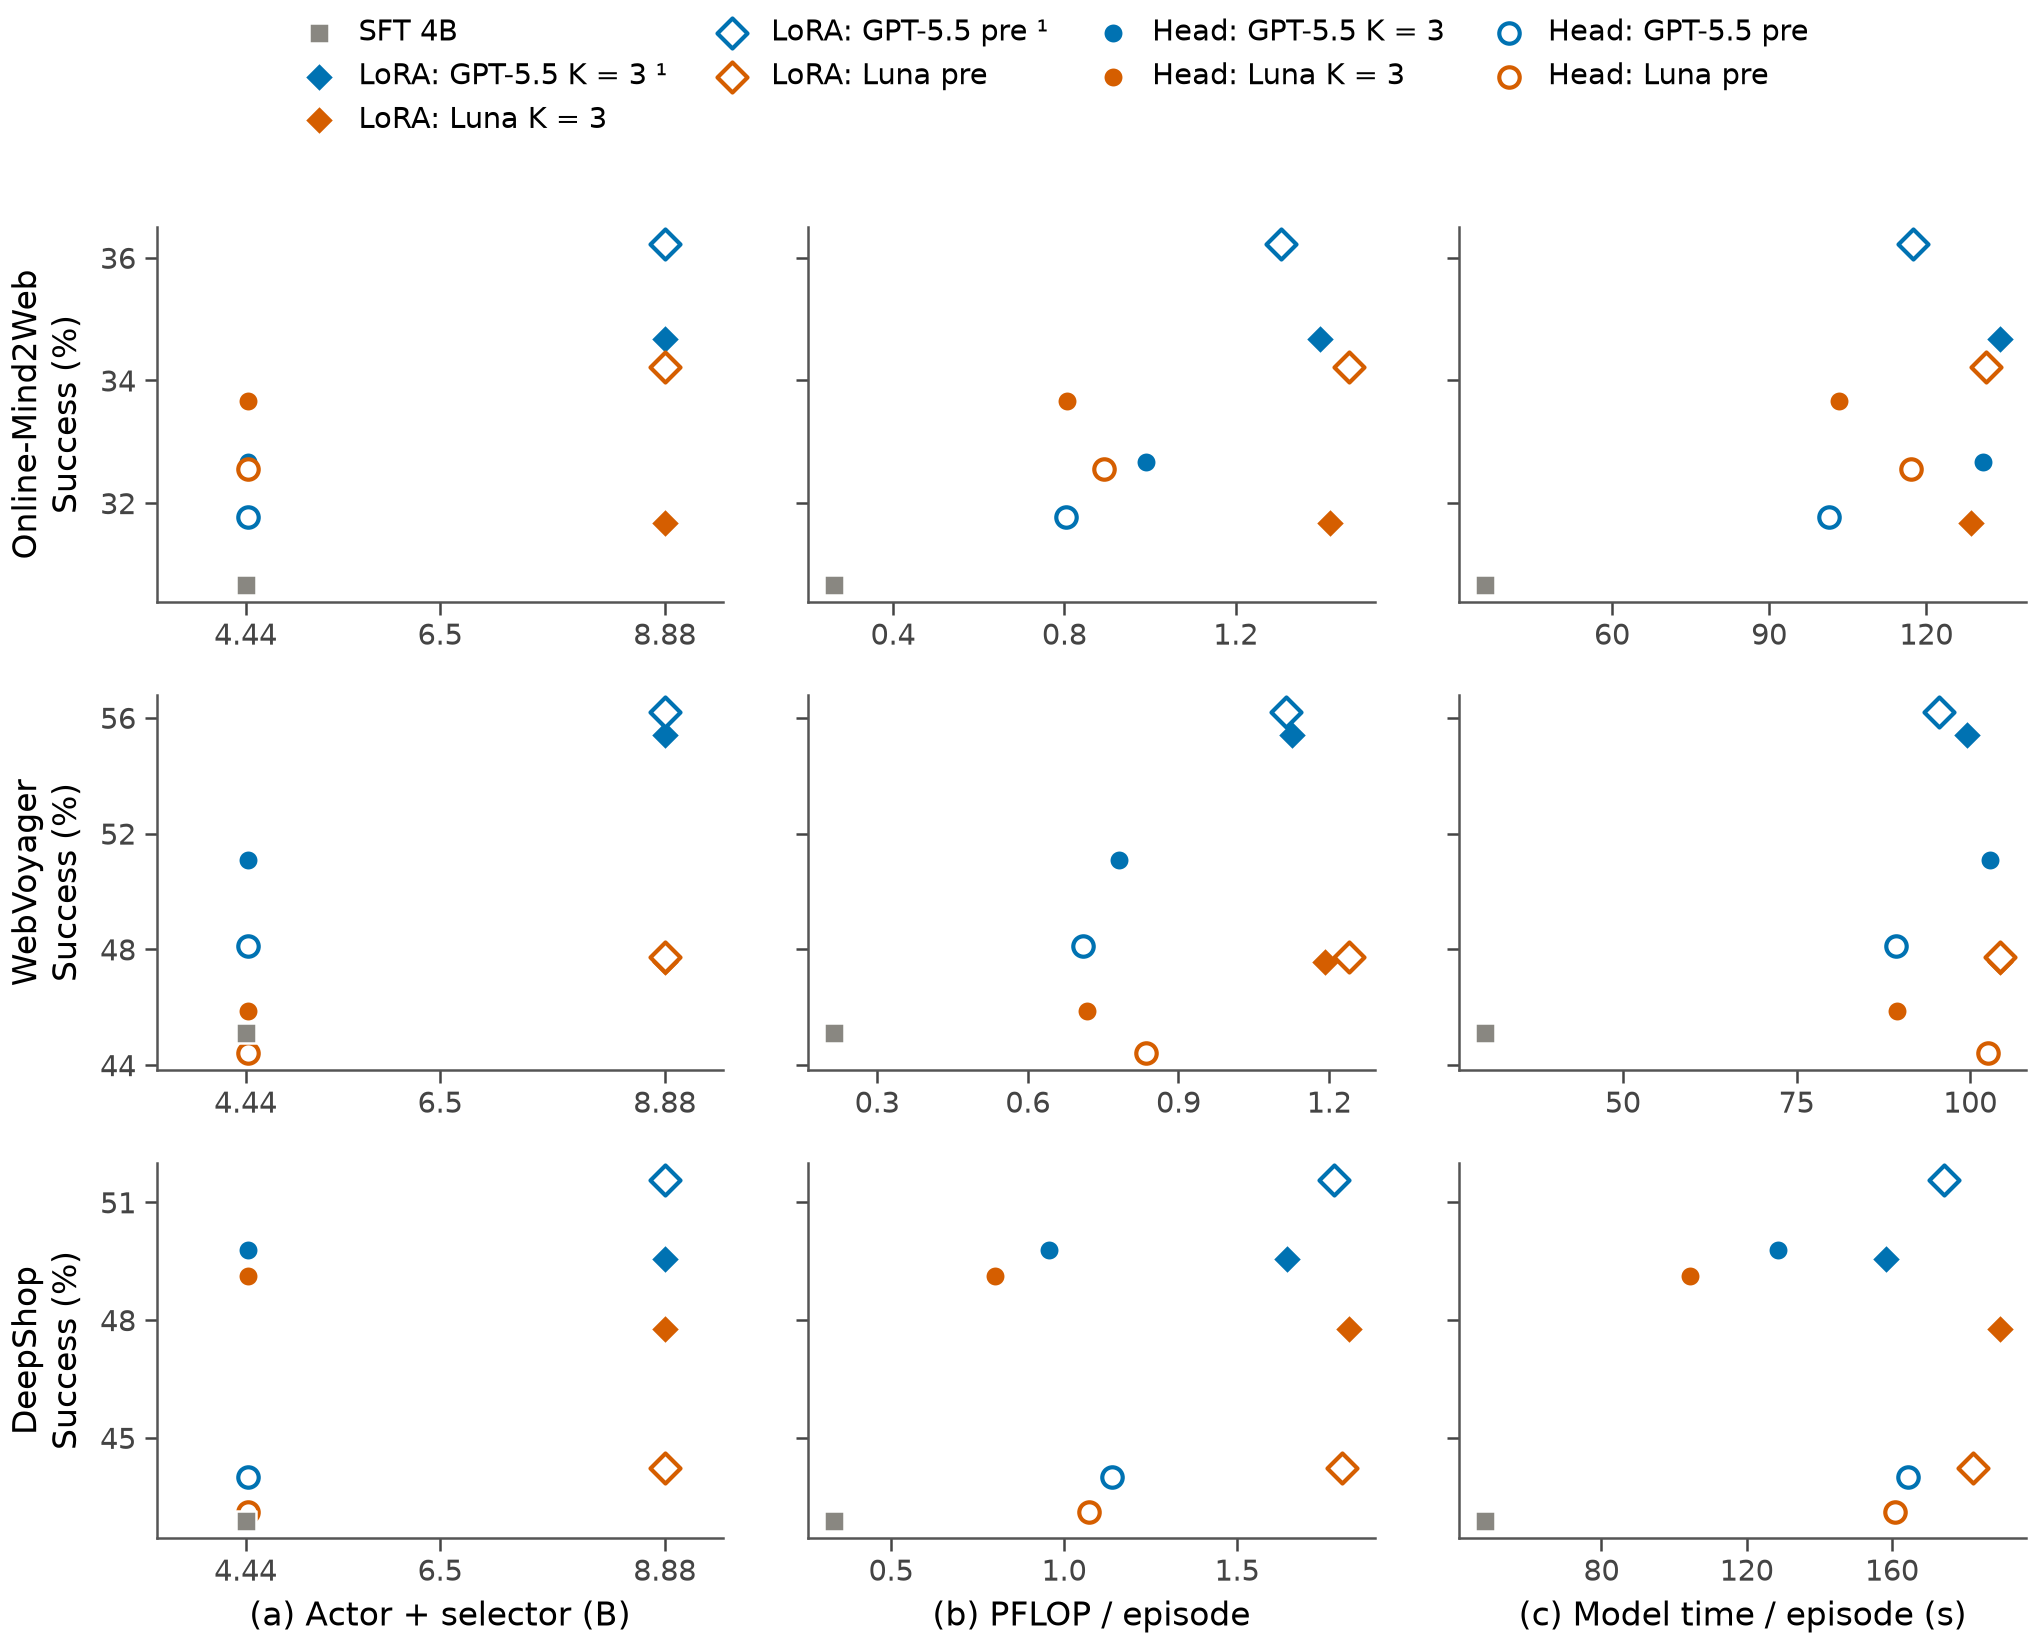

This chart was generated by the following Python code:
"""Per-benchmark version of selection-recipe3-vs-cost-20261104: overall success per benchmark (3 runs pooled) vs actor +
selector parameters, PFLOP per episode and model time per episode, for the Recipe 3 selectors (SFT 4B actor) and the
same-day SFT 4B run (November 2–4). Colors follow the API plots (Okabe-Ito blue / vermilion). Benchmarks weighted equally for success and cost.
Data: selection-recipe3-vs-cost-20261104.json (selection-recipe3-vs-cost-20261104-analysis.py)."""
import json
import os
from pathlib import Path
os.environ.setdefault("MPLCONFIGDIR", "/tmp/openwebrl-selection-matplotlib")
import matplotlib
matplotlib.use("Agg")
import matplotlib.pyplot as plt
from matplotlib.ticker import MaxNLocator

HERE = Path(__file__).parent
rows = json.loads((HERE / "selection-recipe3-vs-cost-20261104.json").read_text())["rows"]
HEAD, LORA, SFT = 4.44e9 + 22.6e6, 8.88e9, 4.44e9
methods = [  # key, legend label, params, color, marker, hollow
    ("sft1", "SFT 4B", SFT, "#898781", "s", False),
    ("lora-gpt55-k3", "LoRA: GPT-5.5 K = 3 ¹", LORA, "#0072B2", "D", False),
    ("lora-luna-k3", "LoRA: Luna K = 3", LORA, "#D55E00", "D", False),
    ("lora-gpt55-pre", "LoRA: GPT-5.5 pre ¹", LORA, "#0072B2", "D", True),
    ("lora-luna-pre", "LoRA: Luna pre", LORA, "#D55E00", "D", True),
    ("head-gpt55-k3", "Head: GPT-5.5 K = 3", HEAD, "#0072B2", "o", False),
    ("head-luna-k3", "Head: Luna K = 3", HEAD, "#D55E00", "o", False),
    ("head-gpt55-pre", "Head: GPT-5.5 pre", HEAD, "#0072B2", "o", True),
    ("head-luna-pre", "Head: Luna pre", HEAD, "#D55E00", "o", True),
]
BENCH = ("online_mind2web", "webvoyager", "deepshop")


def one(key, bench):
    r = next(r for r in rows if r["key"] == key and r["benchmark"] == bench)
    return dict(overall=r["overall"], pflop=r["pflop_per_episode"], seconds=r["model_seconds_per_episode"])


cols = [("params", "Actor + selector (B)"), ("pflop", "PFLOP / episode"), ("seconds", "Model time / episode (s)")]
plt.rcParams.update({"font.family": "DejaVu Sans", "font.size": 8, "xtick.labelsize": 7, "ytick.labelsize": 7,
                     "axes.labelpad": 3, "axes.spines.top": False, "axes.spines.right": False,
                     "svg.fonttype": "none", "pdf.fonttype": 42, "savefig.facecolor": "white"})
fig, axes = plt.subplots(3, 3, figsize=(7, 5.6), sharey="row")
names = {"online_mind2web": "Online-Mind2Web", "webvoyager": "WebVoyager", "deepshop": "DeepShop"}
for ax_row, bench in zip(axes, BENCH):
    for ax, (k, xlabel) in zip(ax_row, cols):
        for key, label, p, color, marker, hollow in methods:
            r = one(key, bench)
            x = p / 1e9 if k == "params" else r[k]
            ax.scatter(x, r["overall"], s=26 if marker == "D" else 24, marker=marker, zorder=4 if key == "sft1" else 3,
                       facecolor="white" if hollow else color, edgecolor=color if hollow else "white",
                       linewidth=1.0 if hollow else 0.6, label=label)
        ax.grid(False, which="both")
        ax.xaxis.set_major_locator(MaxNLocator(nbins=4))
        ax.yaxis.set_major_locator(MaxNLocator(nbins=4, integer=True))
        ax.tick_params(colors="#444444", length=3, width=0.6, pad=2)
        for spine in ax.spines.values():
            spine.set_color("#555555"); spine.set_linewidth(0.6)
    ax_row[0].set_ylabel(f"{names[bench]}\nSuccess (%)")
    ax_row[0].set_xlim(3.5, 9.5); ax_row[0].set_xticks([4.44, 6.5, 8.88], ["4.44", "6.5", "8.88"])
for letter, ax, (_, xlabel) in zip("abc", axes[-1], cols):
    ax.set_xlabel(f"({letter}) {xlabel}")
handles, labels = axes[0, 0].get_legend_handles_labels()
fig.legend(handles, labels, loc="upper center", ncol=4, frameon=False, bbox_to_anchor=(0.52, 1.0), fontsize=7,
           handletextpad=0.35, columnspacing=1.2, labelspacing=0.5)
fig.subplots_adjust(left=0.095, right=0.985, bottom=0.08, top=0.86, hspace=0.25, wspace=0.15)
for ext in ("png", "svg", "pdf"):
    path = HERE / f"selection-recipe3-vs-cost-per-benchmark-20261104.{ext}"
    fig.savefig(path, dpi=300, bbox_inches="tight", pad_inches=0.025)
    if ext == "svg":
        path.write_text("\n".join(line.rstrip() for line in path.read_text().splitlines()) + "\n")
plt.close(fig)
